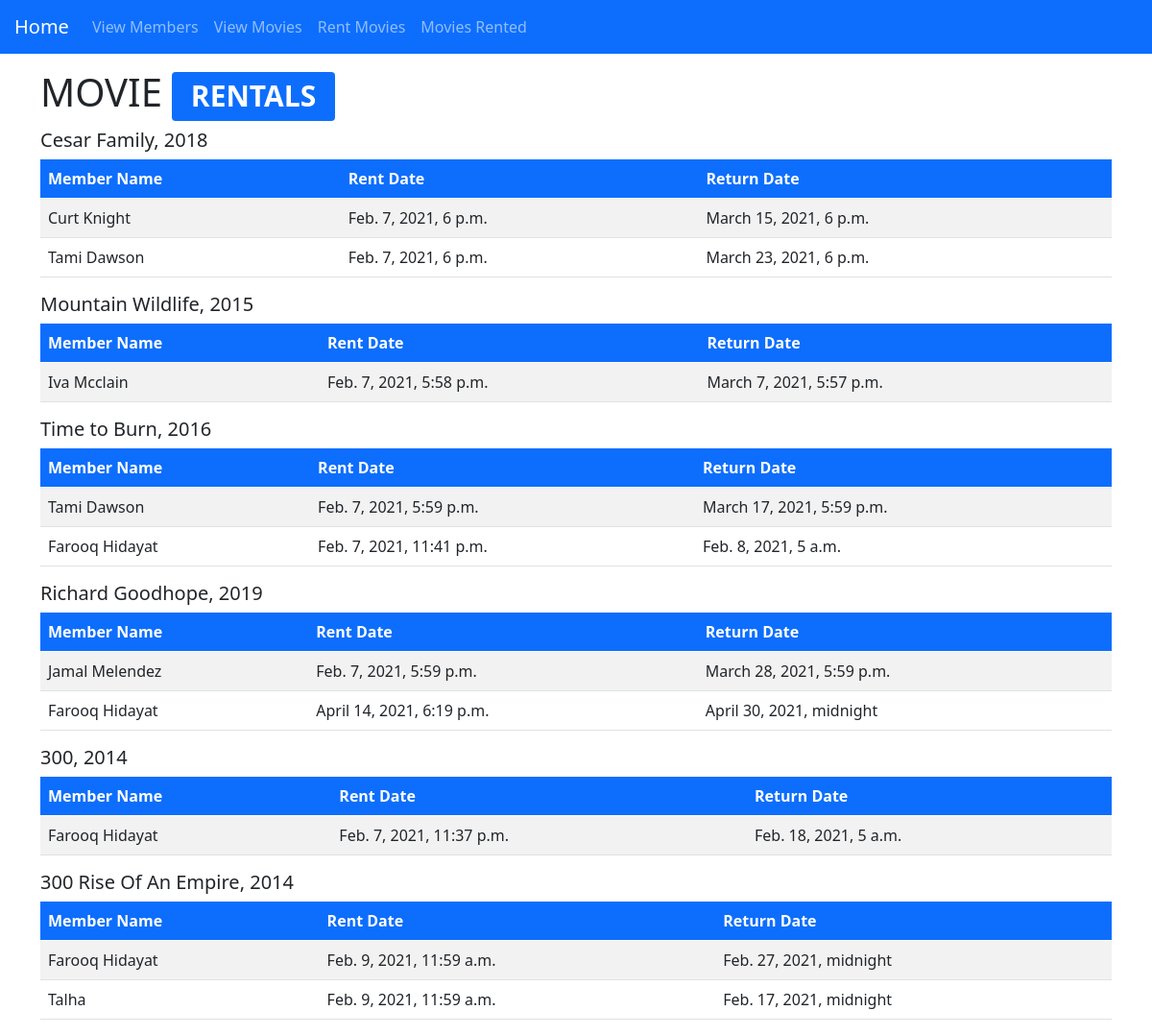
The app's page /, older data.
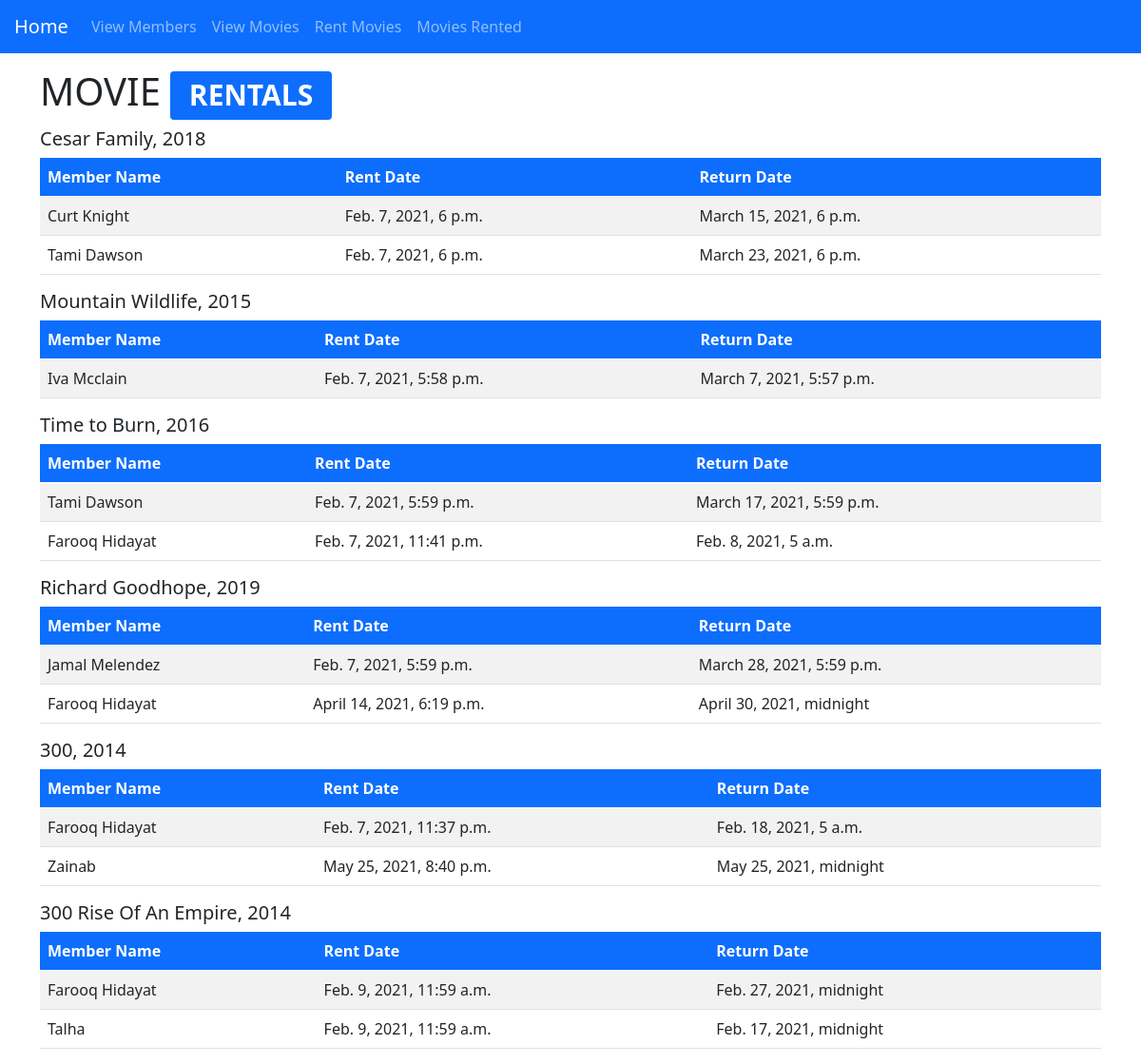
The same page, newer data.
### videostore/models.py (models this page shows, shortened)
class Movies(models.Model):
    movie_name = models.CharField(max_length=100)
    movie_year = models.IntegerField()
    movie_genere = models.CharField(max_length=100)
    price = models.PositiveIntegerField()

class Movie_Rental(models.Model):
    member_id = models.ForeignKey(Members, on_delete=models.CASCADE, verbose_name="Member Name")
    movie_id = models.ForeignKey(Movies, on_delete=models.CASCADE, verbose_name="Movie Name")
    rent_date = models.DateTimeField(auto_now_add=True)
    return_date = models.DateTimeField()

class Members(models.Model):
    member_name = models.CharField(max_length=100, verbose_name="Name")
    email_address = models.CharField(max_length=100, verbose_name="Email Address", null=True, unique=True)
    age = models.PositiveIntegerField(verbose_name="Age", null=True)
    birthday = models.DateTimeField(null=True)
    gender = models.CharField(max_length=100, null=True)
    member_join_date = models.DateTimeField(auto_now_add=True)

### videostore/views.py (the view)
# urls.py: path('', views.show_rental_info),
def show_rental_info(request):
    movies = models.Movies.objects.all()
    return render(request, 'videostore/index.html', {"data":movies})

### videostore/templates/videostore/index.html (shortened to what this page needs)
{% extends "videostore/base.html" %}
{% block content %}
    <div class="container mt-3">
        <h1>MOVIE <span class="badge bg-primary">RENTALS</span></h1>
        {% if data %}
            {% for movies in data %}
                <h5>{{ movies.movie_name }}, {{ movies.movie_year }}</h5>
                <table class="table table-striped">
                    <thead>
                        <tr class="bg-primary" style="color: white;">
                            <th scope="col">Member Name</th>
                            <th scope="col">Rent Date</th>
                            <th scope="col">Return Date</th>
                        </tr>
                    </thead>
                    <tbody>
                        {% for rental_info in movies.movie_rental_set.all %}
                            <tr>
                                <td>{{ rental_info.member_id.member_name }}</td>
                                <td>{{ rental_info.rent_date }}</td>
                                <td>{{ rental_info.return_date }}</td>
                            </tr>
                        {% endfor %}
                    </tbody>
                </table>
            {% endfor %}
        {% endif %}
    </div>
{% endblock content %}

Row changes from the older to the newer data that the page shows:
added Movie_Rental: member_id.member_name "Zainab", rent_date "May 25, 2021, 8:40 p.m.", return_date "May 25, 2021, midnight", shown under Movies (number 5 of 6 on the later page)
